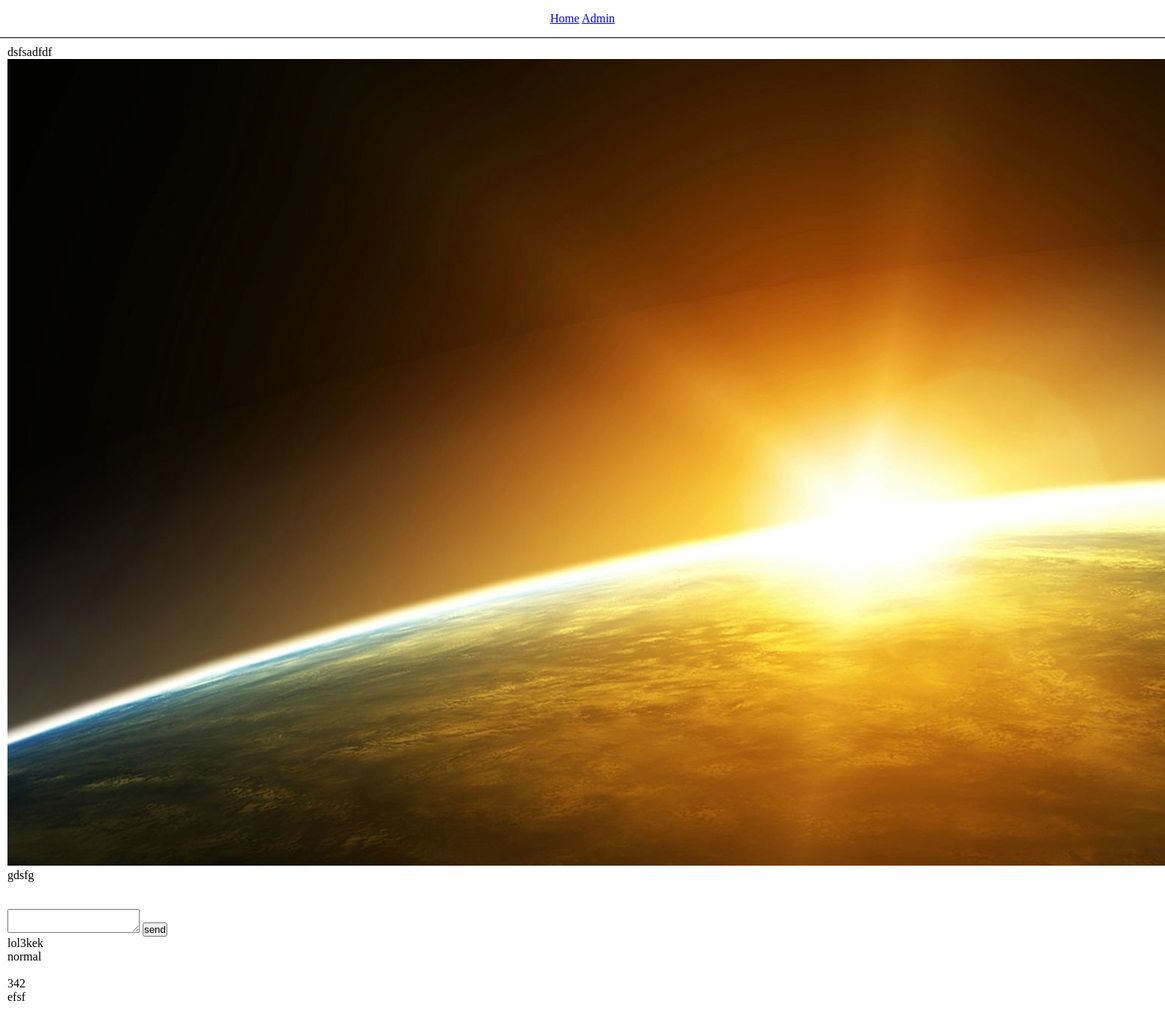
The app's page /article_4, older data.
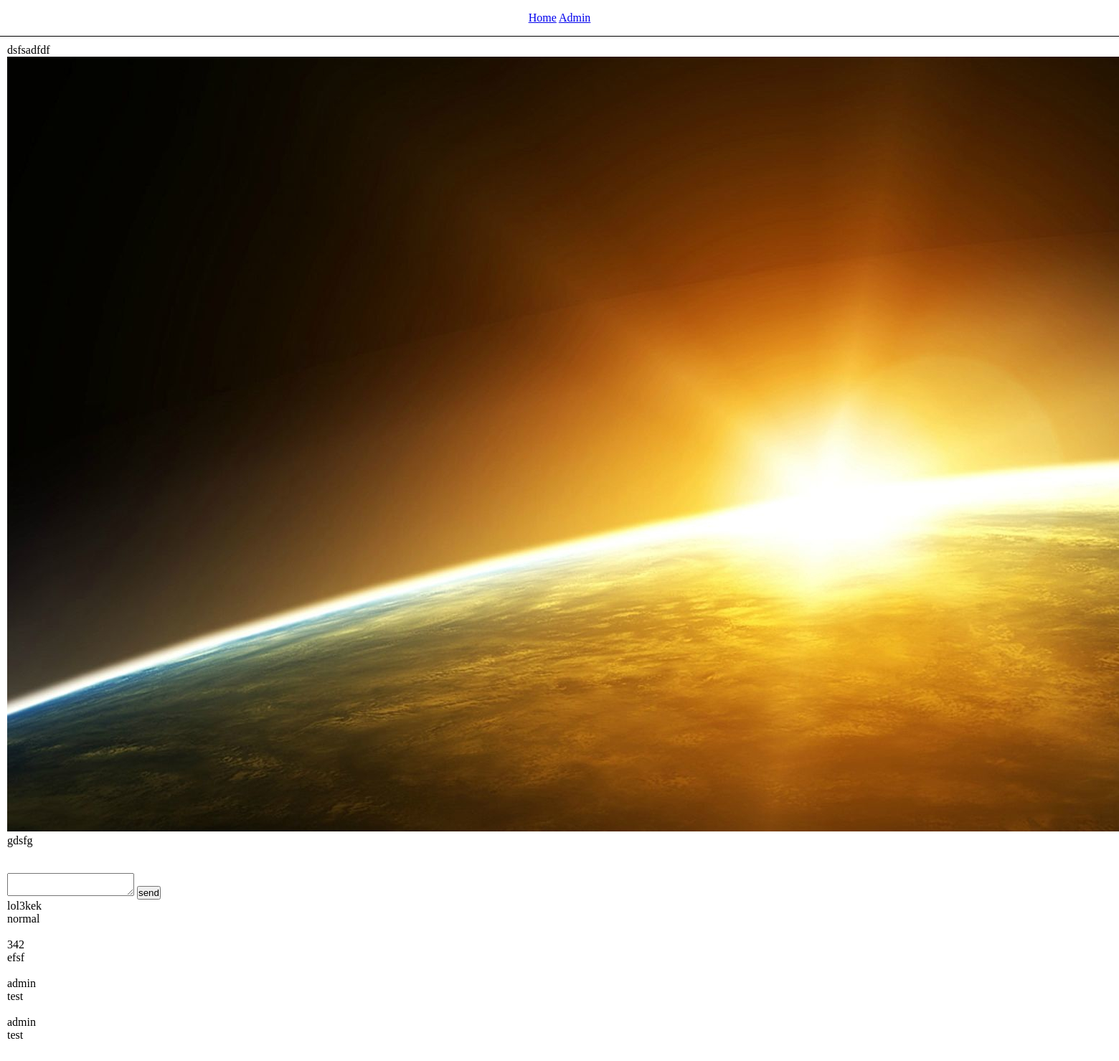
The same page, newer data.
### myblog/models.py (models this page shows)
class Comment(models.Model):
    body = models.CharField(max_length=256)
    author = models.CharField(max_length=128)
    article = models.ForeignKey(Article, on_delete=models.CASCADE)

### myblog/views.py (the view)
# urls.py: path('article_<int:article_id>', views.article, name="article"),
def article(request, article_id):
    article = Article.objects.get(id=article_id)
    if request.method == "POST":
        user = User.objects.get(id=request.session.get("user_id"))
        if user is not None:
            article.comment_set.create(author=user.username, body=request.POST.get("text_comment"), article=article)
            article.save()
    comments = article.comment_set.all()
    return render(request, "article.html", {"article": article, "comments":comments})

### myblog/templates/article.html (shortened to what this page needs)
{% extends "base.html" %}
{% block body %}
<div class="article">
    <div class="title">
        {{ article.title }}
    </div>
    <div class="photo">
        <img src="{{ article.photo }}" alt="">
    </div>
    <div class="text">
        {{ article.text }}
    </div>
    <div class="comments">
        <br>
        <br>
        <form action="" method="POST">
            <textarea name="text_comment">
            </textarea>
            <button>send</button>
        </form>
        {% for comment in comments %}
            <div class="author">
                {{ comment.author }}
            </div>
            <div class="body">
                {{ comment.body }}
            </div>
            <br>
        {% endfor %}
    </div>
</div>
{% endblock %}

Row changes from the older to the newer data that the page shows:
added Comment: author "admin", body "test"
added Comment: author "admin", body "test"
